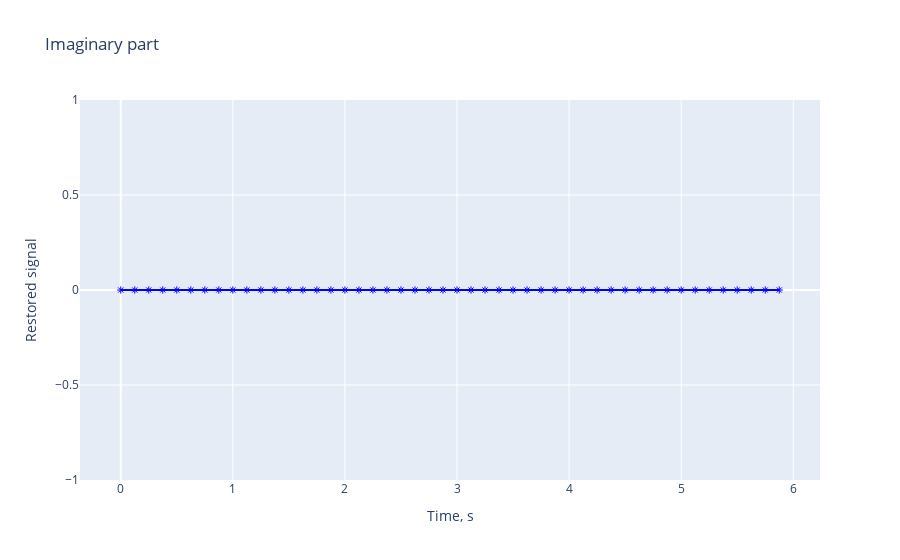

Notebook code cell kept with this figure:
### Code cell
data = [
    go.Scatter(
        x = t,
        y = np.round(np.imag(ys), 5),
        mode = 'markers+lines',
        marker = dict(color='blue', symbol=135)
    )
]
layout = go.Layout(
    title = 'Imaginary part',
    xaxis=dict(title='Time, s'),
    yaxis=dict(title='Restored signal')
    )
fig = go.Figure(data=data, layout=layout)
iplot(fig)

### Figure 1 — Plotly figure (JSON) as saved in the notebook; plotly's stock layout.template omitted (floating-point values rounded to 4 significant figures)
{"data": [{"marker": {"color": "blue", "symbol": 135}, "x": [0, 0.125, 0.25, 0.375, 0.5, 0.625, 0.75, 0.875, 1, 1.125, 1.25, 1.375, 1.5, 1.625, 1.75, 1.875, 2, 2.125, 2.25, 2.375, 2.5, 2.625, 2.75, 2.875, 3, 3.125, 3.25, 3.375, 3.5, 3.625, 3.75, 3.875, 4, 4.125, 4.25, 4.375, 4.5, 4.625, 4.75, 4.875, 5, 5.125, 5.25, 5.375, 5.5, 5.625, 5.75, 5.875], "type": "scatter", "mode": "markers+lines", "y": [0, 0, 0, 0, 0, 0, 0, 0, 0, 0, 0, 0, 0, 0, 0, 0, 0, 0, 0, 0, 0, 0, 0, 0, 0, 0, 0, 0, 0, 0, 0, 0, 0, 0, 0, 0, 0, 0, 0, 0, 0, 0, 0, 0, 0, 0, 0, 0]}], "layout": {"yaxis": {"title": {"text": "Restored signal"}}, "xaxis": {"title": {"text": "Time, s"}}, "title": {"text": "Imaginary part"}}}
